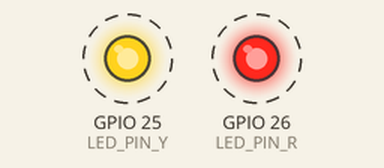
A sketch run on a simulated ESP32. Shown: output pins drawn as LEDs (lit = HIGH). Dashed ring = blinking. What the sketch prints to the serial monitor is not drawn.

Above: at 0.5 s.
Timing chart, 0 to 4.6 s (numbered marks = the images above):
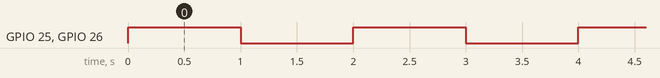

The sketch:

lab02.ino
```cpp
// 定义板载LED引脚，避免使用"魔法数字"
#define LED_PIN_R 26
#define LED_PIN_Y 25
void setup() {
  // 初始化串口通信
  Serial.begin(115200);
  // 初始化板载LED引脚为输出模式
  pinMode(LED_PIN_R, OUTPUT);
  pinMode(LED_PIN_Y, OUTPUT);
  }

void loop() {
  Serial.println("Hello ESP32!");
  digitalWrite(LED_PIN_R, HIGH);   // 点亮LED
  digitalWrite(LED_PIN_Y, HIGH);   // 点亮LED
  delay(1000);                   // 等待1秒
  digitalWrite(LED_PIN_R, LOW);    // 熄灭LED
  digitalWrite(LED_PIN_Y, LOW);    // 熄灭LED
  delay(1000);              // 等待1秒
}
```

Measured:
- by itself, GPIO 25 (LED_PIN_Y), GPIO 26 (LED_PIN_R): alternates HIGH for 1.0 s and LOW for 1.0 s
